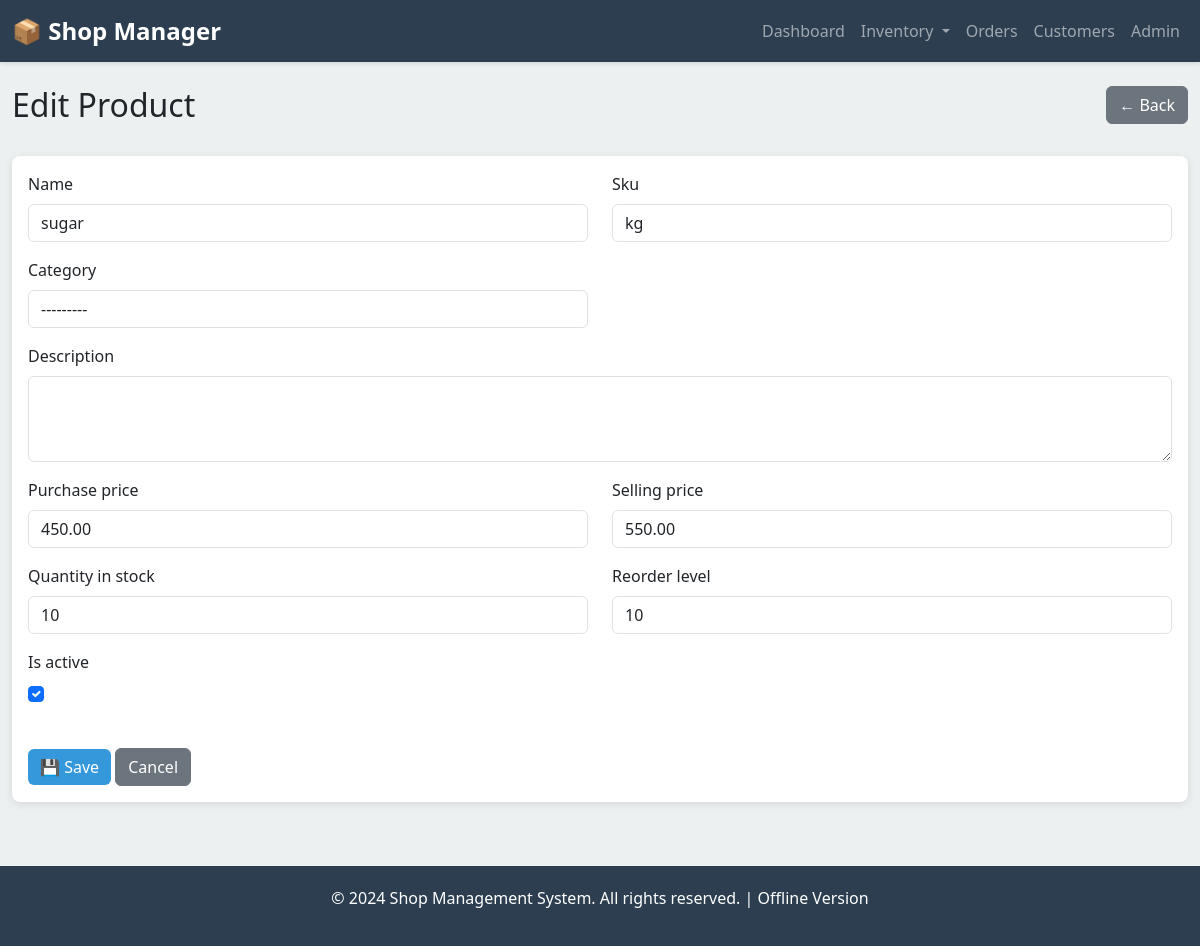
Screenshot of /products/1/edit/ with the database file from the repository.
### inventory/models.py (models this page shows, shortened)
class Product(models.Model):
    name = models.CharField(max_length=200)
    sku = models.CharField(max_length=50, unique=True)
    category = models.ForeignKey(Category, on_delete=models.SET_NULL, null=True, blank=True)
    description = models.TextField(blank=True)
    purchase_price = models.DecimalField(max_digits=10, decimal_places=2)
    selling_price = models.DecimalField(max_digits=10, decimal_places=2)
    quantity_in_stock = models.IntegerField(default=0)
    reorder_level = models.IntegerField(default=10)
    is_active = models.BooleanField(default=True)
    created_at = models.DateTimeField(auto_now_add=True)
    updated_at = models.DateTimeField(auto_now=True)

### inventory/views.py (the view)
# urls.py: path('products/<int:pk>/edit/', views.product_edit, name='product-edit'),
def product_edit(request, pk):
    product = get_object_or_404(Product, pk=pk)
    if request.method == 'POST':
        form = ProductForm(request.POST, instance=product)
        if form.is_valid():
            form.save()
            messages.success(request, f'Product {product.name} updated successfully!')
            return redirect('product-detail', pk=product.pk)
    else:
        form = ProductForm(instance=product)
    context = {'form': form, 'product': product, 'title': 'Edit Product'}
    return render(request, 'inventory/product_form.html', context)

### inventory/forms.py
class ProductForm(forms.ModelForm):
    class Meta:
        model = Product
        fields = ['name', 'sku', 'category', 'description', 'purchase_price', 'selling_price', 'quantity_in_stock', 'reorder_level', 'is_active']
        widgets = {
            'name': forms.TextInput(attrs={'class': 'form-control', 'placeholder': 'Product Name'}),
            'sku': forms.TextInput(attrs={'class': 'form-control', 'placeholder': 'SKU'}),
            'category': forms.Select(attrs={'class': 'form-control'}),
            'description': forms.Textarea(attrs={'class': 'form-control', 'rows': 3}),
            'purchase_price': forms.NumberInput(attrs={'class': 'form-control', 'placeholder': '0.00', 'step': '0.01'}),
            'selling_price': forms.NumberInput(attrs={'class': 'form-control', 'placeholder': '0.00', 'step': '0.01'}),
            'quantity_in_stock': forms.NumberInput(attrs={'class': 'form-control', 'placeholder': '0'}),
            'reorder_level': forms.NumberInput(attrs={'class': 'form-control', 'placeholder': '10'}),
            'is_active': forms.CheckboxInput(attrs={'class': 'form-check-input'}),
        }

### templates/inventory/product_form.html (shortened to what this page needs)
{% extends 'base.html' %}
{% block content %}
<div class="row mb-4">
    <div class="col-md-8">
        <h2>{{ title }}</h2>
    </div>
    <div class="col-md-4">
        <a href="{% url 'product-list' %}" class="btn btn-secondary float-end">← Back</a>
    </div>
</div>
<div class="card">
    <div class="card-body">
        <form method="post" enctype="multipart/form-data">
            <div class="row">
                {% for field in form %}
                    {% if field.field.widget.input_type == 'hidden' %}
                        {{ field }}
                    {% else %}
                        <div class="col-md-{% if field.widget_type == 'textarea' %}12{% else %}6{% endif %} mb-3">
                            <label for="{{ field.id_for_label }}" class="form-label">{{ field.label }}</label>
                            {% if field.field.widget.input_type == 'checkbox' %}
                                <div class="form-check">
                                    {{ field }}
                                </div>
                            {% else %}
                                {{ field }}
                            {% endif %}
                        </div>
                    {% endif %}
                {% endfor %}
            </div>
            <div class="mt-4">
                <button type="submit" class="btn btn-primary">💾 Save</button>
                <a href="{% url 'product-list' %}" class="btn btn-secondary">Cancel</a>
            </div>
        </form>
    </div>
</div>
{% endblock %}

### templates/base.html (style rules this page uses)
:root { --primary-color: #2c3e50; --secondary-color: #3498db; --success-color: #27ae60; --danger-color: #e74c3c; --warning-color: #f39c12; }
body { background-color: #ecf0f1; font-family: 'Segoe UI', Tahoma, Geneva, Verdana, sans-serif; }
.card { border: none; box-shadow: 0 2px 8px rgba(0,0,0,0.1); border-radius: 8px; }
.btn-primary { background-color: var(--secondary-color); border: none; }

### rows the page displays
Product: form "sugar" "kg" "---------" "450.00" "550.00" "10" "10", form "☑"

### other values shown
{{ title }} "Edit Product"
{{ field.label }} "Name" "Sku" "Category" "Description" "Purchase price" "Selling price" "Quantity in stock" "Reorder level" "Is active"
